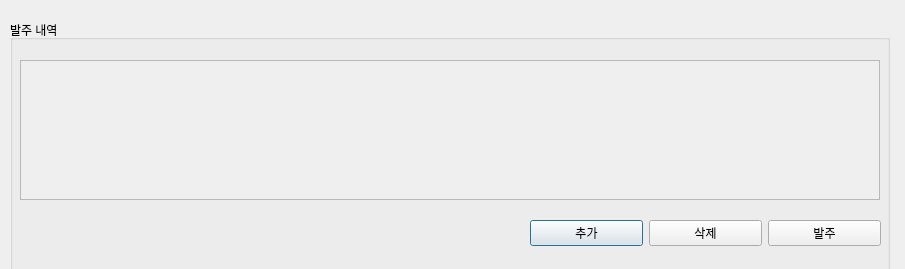
<?xml version="1.0" encoding="UTF-8"?>
<ui version="4.0">
 <class>Dialog</class>
 <widget class="QDialog" name="Dialog">
  <property name="geometry">
   <rect>
    <x>0</x>
    <y>0</y>
    <width>905</width>
    <height>269</height>
   </rect>
  </property>
  <property name="windowTitle">
   <string>Dialog</string>
  </property>
  <widget class="QGroupBox" name="groupBox">
   <property name="geometry">
    <rect>
     <x>10</x>
     <y>20</y>
     <width>880</width>
     <height>281</height>
    </rect>
   </property>
   <property name="title">
    <string>발주 내역</string>
   </property>
   <property name="flat">
    <bool>true</bool>
   </property>
   <widget class="QScrollArea" name="scrollArea_11">
    <property name="geometry">
     <rect>
      <x>10</x>
      <y>40</y>
      <width>860</width>
      <height>140</height>
     </rect>
    </property>
    <property name="widgetResizable">
     <bool>true</bool>
    </property>
    <widget class="QWidget" name="scrollAreaWidgetContents_11">
     <property name="geometry">
      <rect>
       <x>0</x>
       <y>0</y>
       <width>858</width>
       <height>138</height>
      </rect>
     </property>
     <widget class="QWidget" name="gridLayoutWidget_11">
      <property name="geometry">
       <rect>
        <x>0</x>
        <y>0</y>
        <width>861</width>
        <height>131</height>
       </rect>
      </property>
      <layout class="QGridLayout" name="gridLayout_11"/>
     </widget>
    </widget>
   </widget>
   <widget class="QWidget" name="horizontalLayoutWidget_4">
    <property name="geometry">
     <rect>
      <x>520</x>
      <y>190</y>
      <width>351</width>
      <height>46</height>
     </rect>
    </property>
    <layout class="QHBoxLayout" name="horizontalLayout_3">
     <item>
      <widget class="QPushButton" name="pushButton_4">
       <property name="text">
        <string>추가</string>
       </property>
      </widget>
     </item>
     <item>
      <widget class="QPushButton" name="pushButton_5">
       <property name="text">
        <string>삭제</string>
       </property>
      </widget>
     </item>
     <item>
      <widget class="QPushButton" name="pushButton_6">
       <property name="text">
        <string>발주</string>
       </property>
      </widget>
     </item>
    </layout>
   </widget>
  </widget>
 </widget>
 <resources/>
 <connections/>
</ui>
